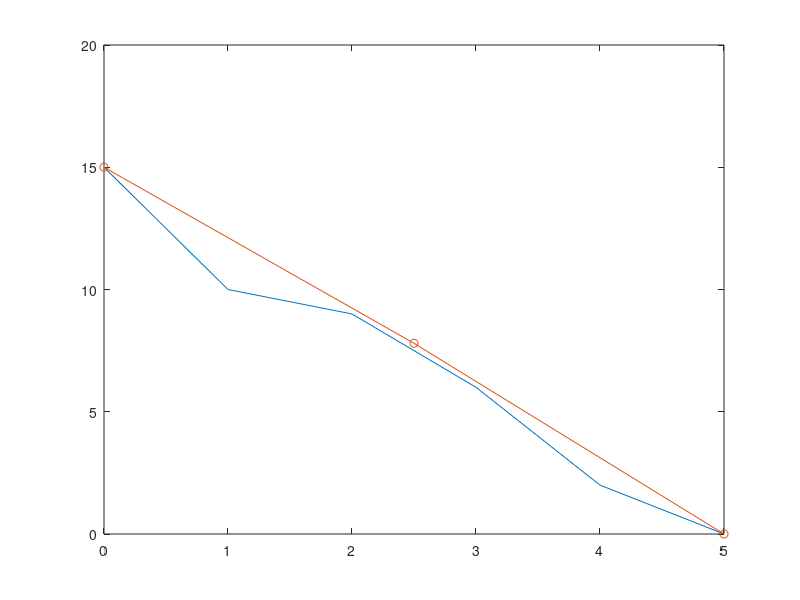

Write the MATLAB code that produced this figure.
clc; clear;
%% Linear interpolation & spline interpolation
% For the following data
x = 0:5; y = [15 10 9 6 2 0];

% Find the interpolated value for x = 3.5
y_lin = interp1(x, y, 3.5)
% = 4

% Now, using spline interpolation
new_x = 0:2.5:5;
y_spline = interp1(x, y, new_x, 'spline')
% = 15, 7.8, 0

% See original points and interpolated points (using spline in the same graph)
plot(x, y, new_x, y_spline, '-o')
